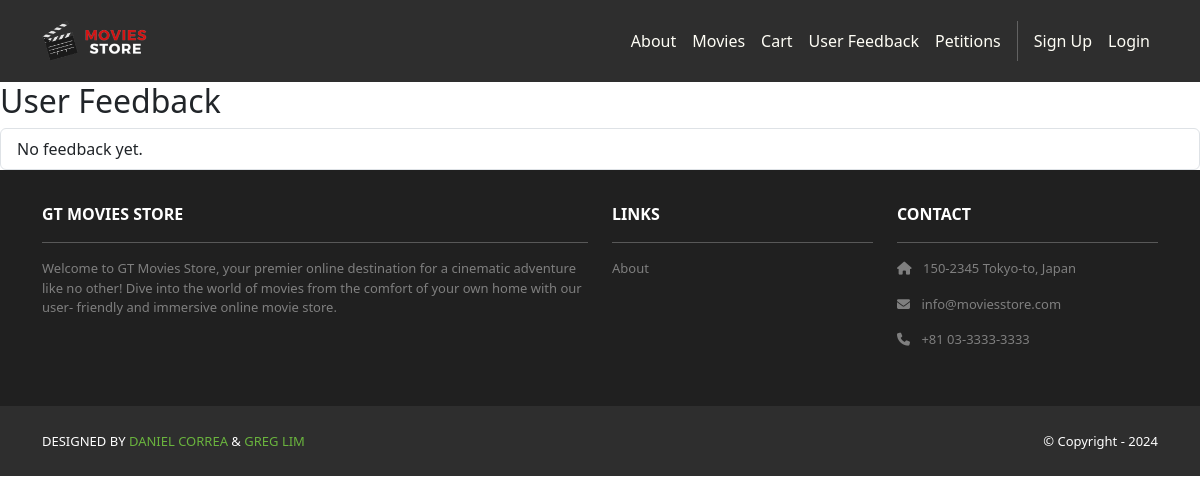
Before: /movies/survey/list/ with the older database file.
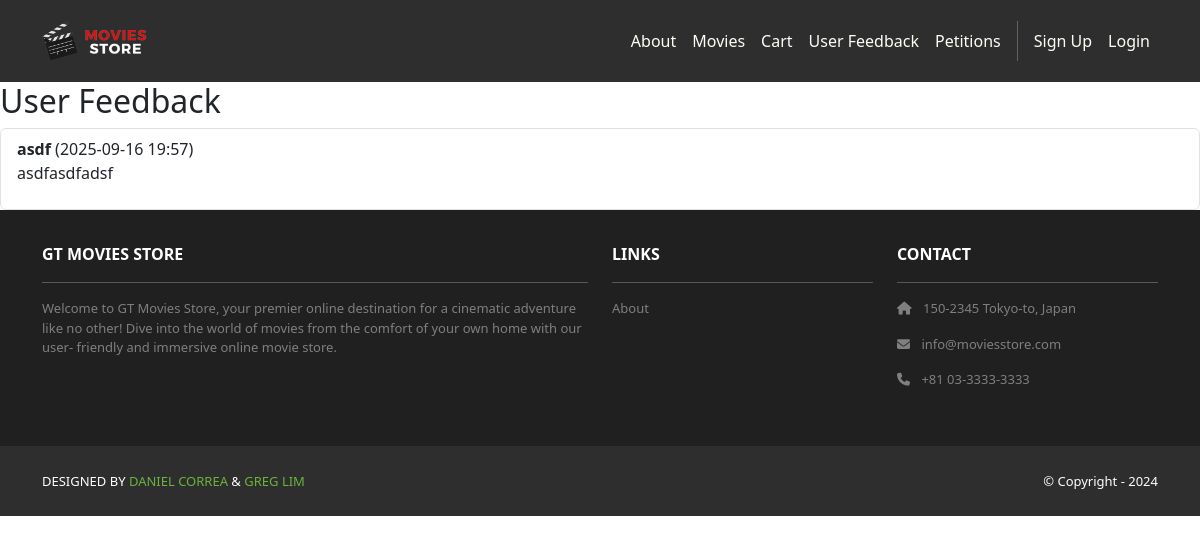
After: the same page with the newer database file.
### movies/models.py (models this page shows, shortened)
class Survey(models.Model):
    name = models.CharField(max_length=100)
    thoughts = models.TextField()
    date = models.DateTimeField(auto_now_add=True)

### movies/views.py (the view)
# urls.py: path('survey/list/', views.survey_list, name='survey_list'),
def survey_list(request):
    surveys = Survey.objects.all().order_by('-date')
    return render(request, 'movies/survey_list.html', {'surveys': surveys})

### movies/templates/movies/survey_list.html
{% extends "base.html" %}
{% block content %}
<h2>User Feedback</h2>
<ul class="list-group">
  {% for survey in surveys %}
  <li class="list-group-item">
    <b>{{ survey.name }}</b> ({{ survey.date|date:"Y-m-d H:i" }})
    <p>{{ survey.thoughts }}</p>
  </li>
  {% empty %}
  <li class="list-group-item">No feedback yet.</li>
  {% endfor %}
</ul>
{% endblock %}

Changed rows visible on the page:
added Survey: name "asdf", date "2025-09-16 19:57", thoughts "asdfasdfadsf"
Other visible differences:
text no longer shown: "No feedback yet."
